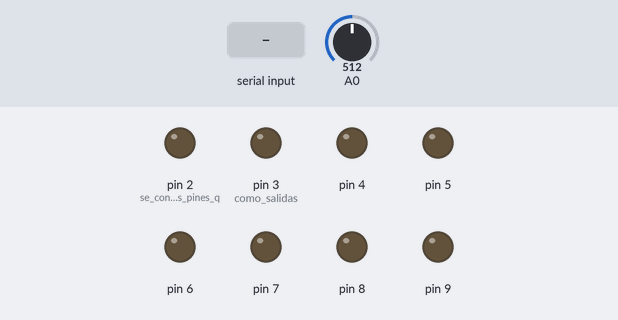
Simulated run of this sketch. Board: Arduino Uno, built with avr-gcc and run on an emulated ATmega328P. On the bench: output pins drawn as LEDs (lit = HIGH). The test bench sets the inputs (shaded band); at power-on: A0 = 512. What the sketch prints to the serial monitor is not drawn.

Above: at 1.2 s.
1.3 s: "1" received over Serial
At 2.7 s:
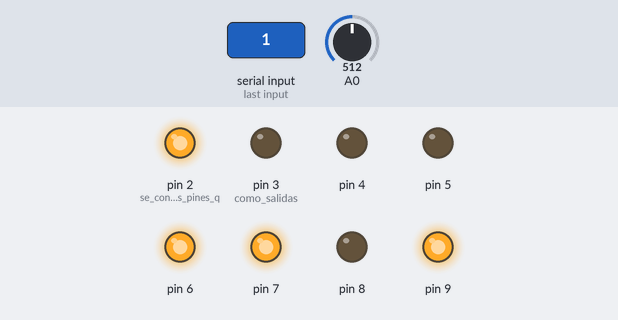
3.7 s: byte 66 ('B') received over Serial
At 5.1 s:
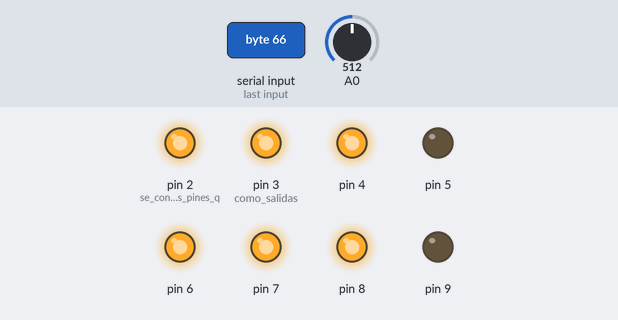
6.1 s: byte 67 ('C') received over Serial
At 7.5 s:
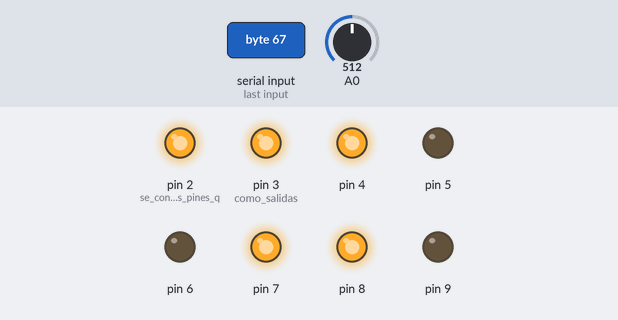
8.4 s: "2" received over Serial
At 10.0 s:
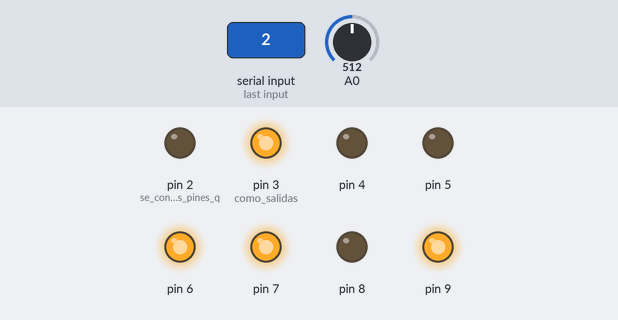
10.8 s: "3" received over Serial
At 12.4 s:
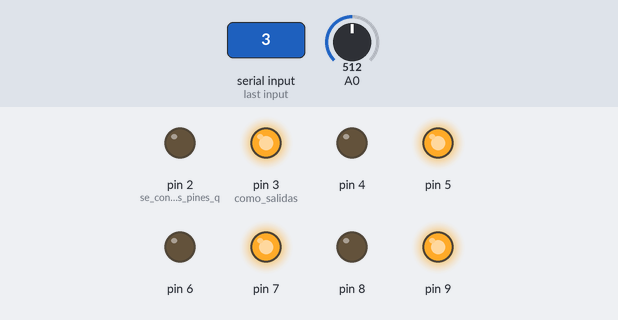
13.2 s: "4" received over Serial
At 14.4 s:
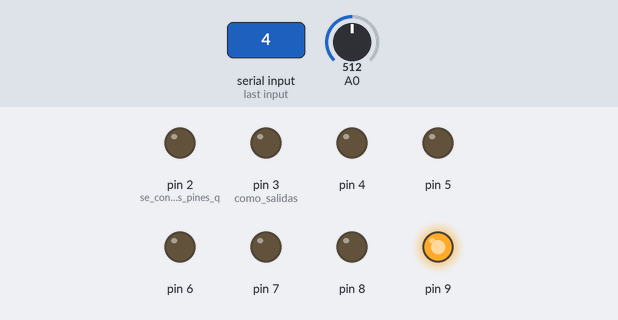
Timing chart, 0 to 16.2 s (numbered marks = the images above; inputs shaded):
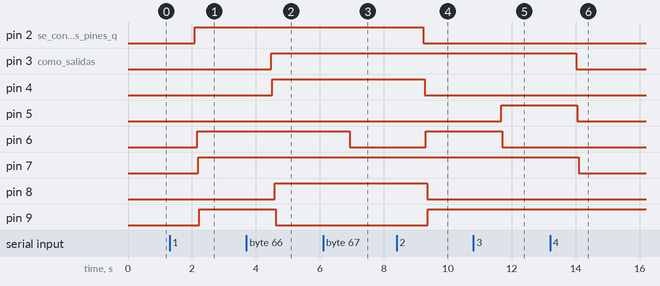

The sketch:

CODIGO_FINAL.ino
```cpp
#include<TimerOne.h>
int canal;//Variable para la lectura del canal
int selector;//variable de lectura del puerto

void setup() {
Timer1.initialize(200);//frecuencia de muestreo 500 sps = 2 miliseegundos = 200 usegundos
Timer1.attachInterrupt(muestreo);// la interupción muestreo se efectua cada 200 usegundos
Serial.begin(9600);// configuración del baudios 9600 bits por minutos en comunicacion serial
pinMode(2, OUTPUT); // se configuran los pines que cambiaran de estado los multiplexores
pinMode(3, OUTPUT);// como salidas
pinMode(4, OUTPUT);
pinMode(5, OUTPUT);
pinMode(6, OUTPUT);
pinMode(7, OUTPUT);
pinMode(8, OUTPUT);
pinMode(9, OUTPUT);
}

void loop() {
   if(Serial.available() > 0) //Si se envia algun dato Serial.available()
                             //sera mayor que uno y entrara al ciclo funciona
                             //como una bandera
 {
  int selector=Serial.read();//se lee lo que esta en llegando a rx por medio de
                             //Serial.read()
  switch (selector)          //se realiza un witch donde cambiara los extados de los
                             //multiplexores dependiendo lo presionado en la interfaz
  {
     case '1': //En este caso se activara la derivada 1 poniendo en alto y bajos las
               //entradas que cambian los multiplexores, los pines 8 y 9 modifican
               //el multiplexor de uso
          digitalWrite(2,HIGH);
          digitalWrite(3,LOW);
          digitalWrite(4,LOW);
          digitalWrite(5,LOW);
          digitalWrite(6,HIGH);
          digitalWrite(7,HIGH);
          digitalWrite(8,LOW);
          digitalWrite(9,HIGH);
            break;

     case '2': //DERIVADA II
          digitalWrite(2,LOW);
          digitalWrite(3,HIGH);
          digitalWrite(4,LOW);
          digitalWrite(5,LOW);
          digitalWrite(6,HIGH);
          digitalWrite(7,HIGH);
          digitalWrite(8,LOW);
          digitalWrite(9,HIGH);

            break;


     case '3': //DERIVADA III
          digitalWrite(2,LOW);
          digitalWrite(3,HIGH);
          digitalWrite(4,LOW);
          digitalWrite(5,HIGH);
          digitalWrite(6,LOW);
          digitalWrite(7,HIGH);
          digitalWrite(8,LOW);
          digitalWrite(9,HIGH);

            break;

     case '4': //DERIVADA aVR
          digitalWrite(2,LOW);
          digitalWrite(3,LOW);
          digitalWrite(4,LOW);
          digitalWrite(5,LOW);
          digitalWrite(6,LOW);
          digitalWrite(7,LOW);
          digitalWrite(8,LOW);
          digitalWrite(9,HIGH);
            break;

     case '5': //DERIVADA aVL
          digitalWrite(2,HIGH);
          digitalWrite(3,LOW);
          digitalWrite(4,LOW);
          digitalWrite(5,HIGH);
          digitalWrite(6,LOW);
          digitalWrite(7,LOW);
          digitalWrite(8,LOW);
          digitalWrite(9,HIGH);
            break;

     case '6': //DERIVADA aVF
          digitalWrite(2,LOW);
          digitalWrite(3,HIGH);
          digitalWrite(4,LOW);
          digitalWrite(5,LOW);
          digitalWrite(6,HIGH);
          digitalWrite(7,LOW);
          digitalWrite(8,LOW);
          digitalWrite(9,HIGH);

            break;

     case '7': //DERIVADA V1
          digitalWrite(2,HIGH);
          digitalWrite(3,HIGH);
          digitalWrite(4,LOW);
          digitalWrite(5,HIGH);
          digitalWrite(6,HIGH);
          digitalWrite(7,HIGH);
                    digitalWrite(8,LOW);
          digitalWrite(9,HIGH);
            break;

     case '8': //DERIVADA V2
          digitalWrite(2,LOW);
          digitalWrite(3,LOW);
          digitalWrite(4,HIGH);
          digitalWrite(5,HIGH);
          digitalWrite(6,HIGH);
          digitalWrite(7,HIGH);
                    digitalWrite(8,LOW);
          digitalWrite(9,HIGH);
            break;

     case '9': //DERIVADA V3
          digitalWrite(2,HIGH);
          digitalWrite(3,LOW);
          digitalWrite(4,HIGH);
          digitalWrite(5,HIGH);
          digitalWrite(6,HIGH);
          digitalWrite(7,HIGH);
          digitalWrite(8,LOW);
          digitalWrite(9,HIGH);
            break;

     case 'A': //DERIVADA V4
          digitalWrite(2,LOW);
          digitalWrite(3,HIGH);
          digitalWrite(4,HIGH);
          digitalWrite(5,HIGH);
          digitalWrite(6,HIGH);
          digitalWrite(7,HIGH);
          digitalWrite(8,LOW);
          digitalWrite(9,HIGH);
            break;

      case 'B': //DERIVADA V5
          digitalWrite(2,HIGH);
          digitalWrite(3,HIGH);
          digitalWrite(4,HIGH);
          digitalWrite(5,LOW);
          digitalWrite(6,HIGH);
          digitalWrite(7,HIGH);
          digitalWrite(8,HIGH);
          digitalWrite(9,LOW);
            break;

      case 'C': //DERIVADA V6
          digitalWrite(2,HIGH);
          digitalWrite(3,HIGH);
          digitalWrite(4,HIGH);
          digitalWrite(5,LOW);
          digitalWrite(6,LOW);
          digitalWrite(7,HIGH);
           digitalWrite(8,HIGH);
          digitalWrite(9,LOW);
            break;

  }
 }
}

void muestreo(void)// funcion de muestreo
{
canal=analogRead(0); // lea el pin 0 analogo donde se encontrara la entrada de ECG
delayMicroseconds(1);// pequeño tiempo para estabilizarse
Serial.println(canal);//envie serialmente el dato de ECG
}
```

Measured:
- after the input at 1.3 s, pin 2 (se_configuran_los_pines_q): LOW → HIGH after 0.79 s; pin 6: LOW → HIGH after 0.87 s; pin 7: LOW → HIGH after 0.89 s; pin 9: LOW → HIGH after 0.93 s
- after the input at 3.7 s, pin 3 (como_salidas): LOW → HIGH after 0.78 s; pin 4: LOW → HIGH after 0.80 s; pin 8: LOW → HIGH after 0.89 s; pin 9: HIGH → LOW after 0.91 s
- after the input at 6.1 s, pin 6: HIGH → LOW after 0.83 s
- after the input at 8.4 s, pin 2 (se_configuran_los_pines_q): HIGH → LOW after 0.83 s; pin 4: HIGH → LOW after 0.88 s; pin 6: LOW → HIGH after 0.92 s; pin 8: HIGH → LOW after 0.96 s; pin 9: LOW → HIGH after 0.98 s
- after the input at 10.8 s, pin 5: LOW → HIGH after 0.87 s; pin 6: HIGH → LOW after 0.90 s
- after the input at 13.2 s, pin 3 (como_salidas): HIGH → LOW after 0.81 s; pin 5: HIGH → LOW after 0.86 s; pin 7: HIGH → LOW after 0.90 s
